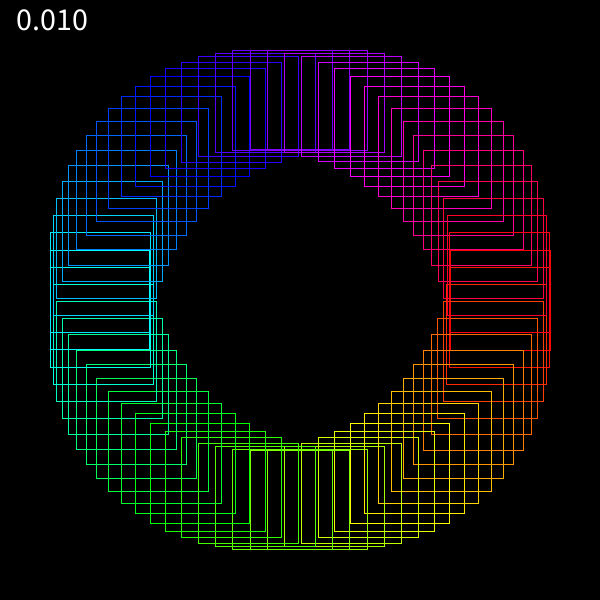
Frame 1 (no input)
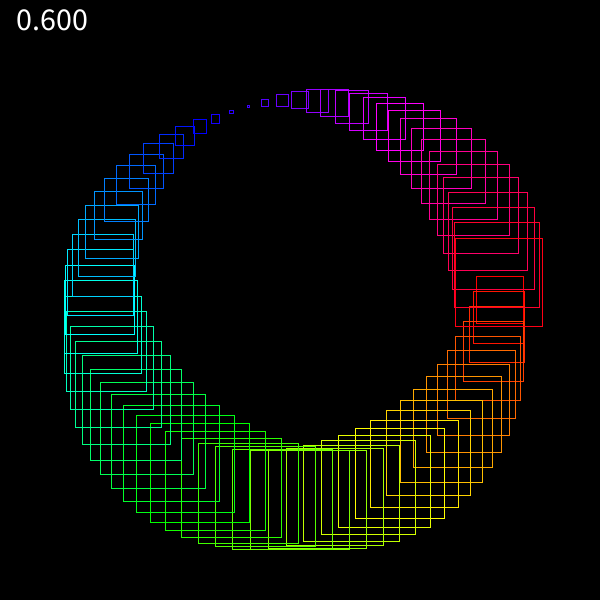
Frame 60 (the mouse pressed at the canvas centre just before this capture)
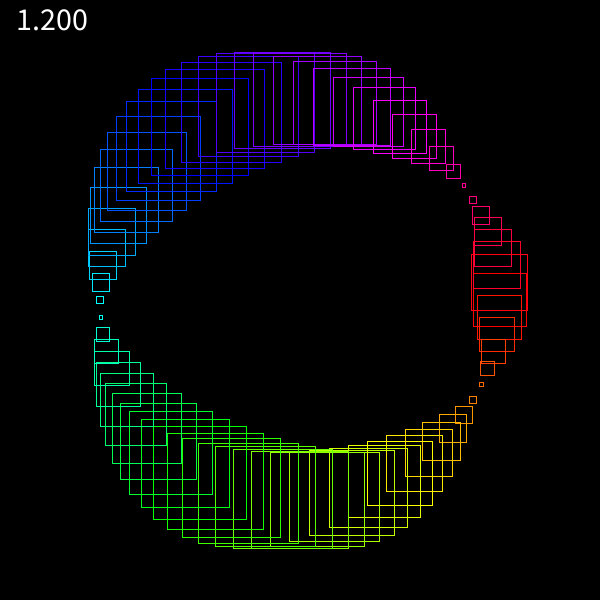
Frame 120 (the mouse held since frame 60 and released just before this capture)

The Processing sketch that drew these frames (run headless with seeded random() and noise(); from frame 60 on, the mouse is pressed at the canvas centre):

// Processing sketch: processing_83516
// ── processing_83516.pde

int time = 0;

void setup(){
  size(600, 600);
  noFill();
  colorMode(HSB, 360);
  rectMode(CENTER);
  textSize(32);
}

void draw(){
  background(0);
  text(frameCount * 0.01, 10, 30);
  for(int i = 0; i < 360; i+= 5){
    float x = cos(radians(i)) * 200 + width / 2;
    float y = sin(radians(i)) * 200 + height / 2;
    float w = cos(radians(time + i * frameCount * 0.01)) * 100;
    w = abs(w);
    stroke(i, 360, 360);
    rect(x, y, w, w);  //  四角形にした。
  }
  time += 2;
}
